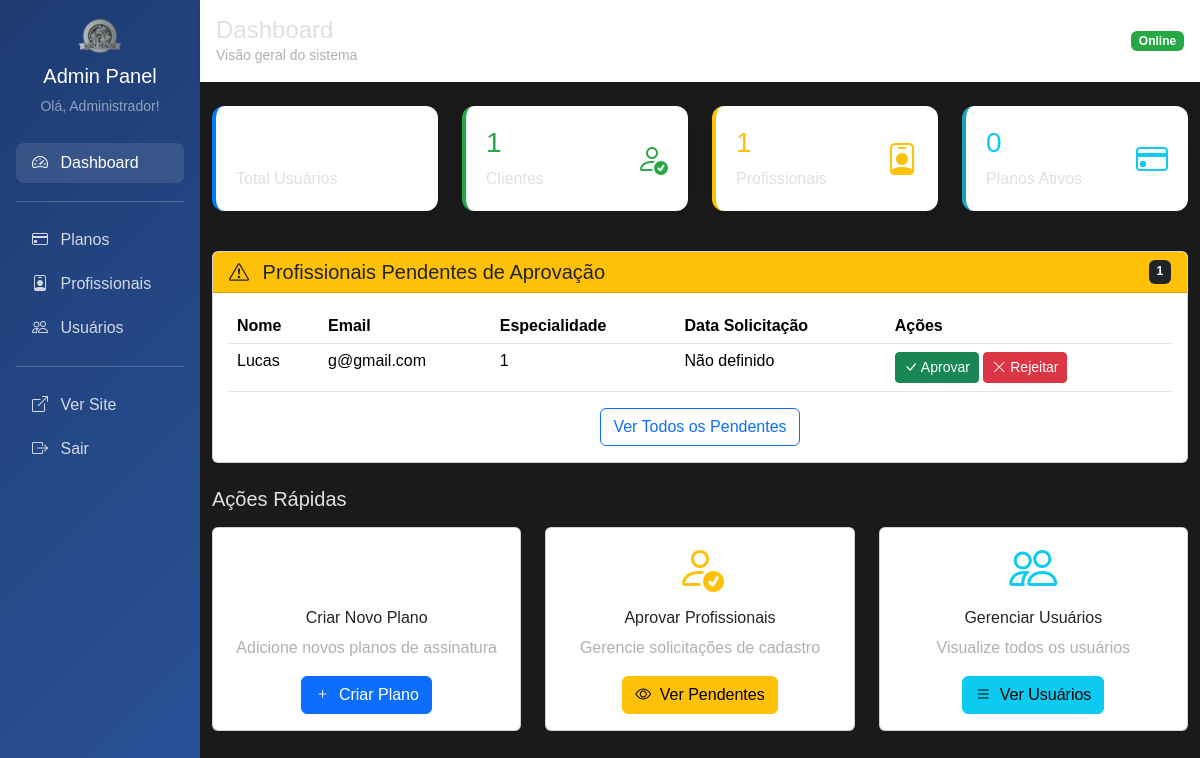
Before: /admin (signed in) with the older database file.
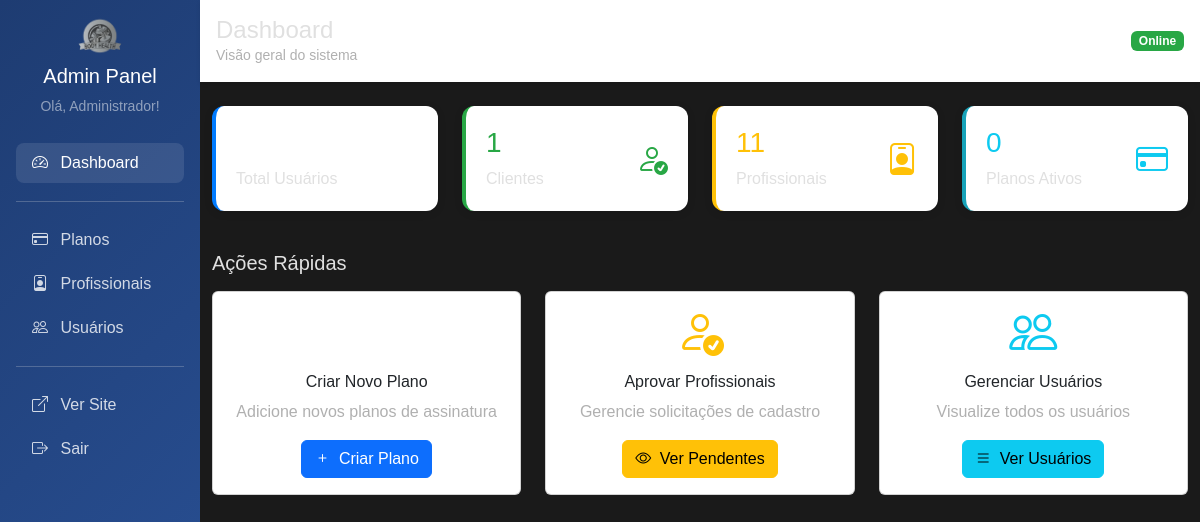
After: the same page with the newer database file.
### tables this page shows
CREATE TABLE profissional (
    id INTEGER PRIMARY KEY,
    especialidade TEXT NOT NULL,
    registro_profissional TEXT,
    status TEXT DEFAULT 'pendente',
    data_solicitacao TIMESTAMP DEFAULT CURRENT_TIMESTAMP,
    data_aprovacao TIMESTAMP,
    aprovado_por INTEGER,
    FOREIGN KEY (id) REFERENCES usuario(id),
    FOREIGN KEY (aprovado_por) REFERENCES usuario(id)
);

CREATE TABLE usuario (
    id INTEGER PRIMARY KEY AUTOINCREMENT,
    nome TEXT NOT NULL,
    email TEXT UNIQUE NOT NULL,
    senha TEXT NOT NULL,
    perfil TEXT NOT NULL DEFAULT 'cliente',
    foto TEXT,
    token_redefinicao TEXT,
    data_token TIMESTAMP,
    data_cadastro TIMESTAMP DEFAULT CURRENT_TIMESTAMP
);

### main.py (the view)
@app.get("/admin")
@requer_autenticacao(['admin'])
async def admin_dashboard(request: Request, usuario_logado: dict = None):
    total_usuarios = len(usuario_repo.obter_todos())
    total_clientes = len(cliente_repo.obter_todos())
    total_profissionais = len(profissional_repo.obter_todos())
    total_planos = len(plano_repo.obter_todos())
    profissionais_pendentes = profissional_repo.obter_pendentes()
    estatisticas = {
        "total_usuarios": total_usuarios,
        "total_clientes": total_clientes,
        "total_profissionais": total_profissionais,
        "total_planos": total_planos,
        "profissionais_pendentes": len(profissionais_pendentes)
    }
    return templates.TemplateResponse("admin/dashboard.html", {
        "request": request,
        "usuario": usuario_logado,
        "estatisticas": estatisticas,
        "profissionais_pendentes": profissionais_pendentes[:5]  # Últimos 5
    })

### templates/admin/dashboard.html (shortened to what the changed rows need)
{% extends "admin/base_admin.html" %}
{% block content %}
    <div class="row mb-4">
        <div class="col-md-3 mb-3">
            <div class="stats-card warning">
                <div class="d-flex justify-content-between">
                    <div>
                        <h3 class="text-warning">{{ estatisticas.total_profissionais }}</h3>
                        <p class="mb-0">Profissionais</p>
                    </div>
                </div>
            </div>
        </div>
    </div>
    {% if estatisticas.profissionais_pendentes > 0 %}
    <div class="row mb-4">
        <div class="col-12">
            <div class="card">
                <div class="card-header bg-warning text-dark d-flex justify-content-between">
                    <h5 class="mb-0">
                        <i class="bi bi-exclamation-triangle me-2"></i>
                        Profissionais Pendentes de Aprovação
                    </h5>
                    <span class="badge bg-dark">{{ estatisticas.profissionais_pendentes }}</span>
                </div>
                <div class="card-body">
                    {% if profissionais_pendentes %}
                        <div class="table-responsive">
                            <table class="table table-hover">
                                <thead>
                                    <tr>
                                        <th>Nome</th>
                                        <th>Email</th>
                                        <th>Especialidade</th>
                                        <th>Data Solicitação</th>
                                        <th>Ações</th>
                                    </tr>
                                </thead>
                                <tbody>
                                    {% for prof in profissionais_pendentes %}
                                    <tr>
                                        <td>{{ prof.nome }}</td>
                                        <td>{{ prof.email }}</td>
                                        <td>{{ prof.especialidade }}</td>
                                        <td>{{ prof.data_solicitacao[:10] if prof.data_solicitacao else "Não definido" }}</td>
                                        <td>
                                            <form method="post" action="/admin/profissionais/aprovar/{{ prof.id }}" class="d-inline">
                                                <button type="submit" class="btn btn-success btn-sm">
                                                    <i class="bi bi-check-lg"></i> Aprovar
                                                </button>
                                            </form>
                                            <form method="post" action="/admin/profissionais/rejeitar/{{ prof.id }}" class="d-inline">
                                                <button type="submit" class="btn btn-danger btn-sm">
                                                    <i class="bi bi-x-lg"></i> Rejeitar
                                                </button>
                                            </form>
                                        </td>
                                    </tr>
                                    {% endfor %}
                                </tbody>
                            </table>
                        </div>
                        <div class="text-center">
                            <a href="/admin/profissionais/pendentes" class="btn btn-outline-primary">
                                Ver Todos os Pendentes
                            </a>
                        </div>
                    {% endif %}
                </div>
            </div>
        </div>
    </div>
    {% endif %}
{% endblock %}

Changed rows visible on the page:
no longer on this page (row edited): profissional: nome "Lucas", email "g@gmail.com", especialidade "1", data_solicitacao "Não definido"
Other visible differences:
{{ estatisticas.total_profissionais }}: "1" → "11"
{{ estatisticas.profissionais_pendentes }}: "1" → (not shown)
text no longer shown: "Profissionais Pendentes de Aprovação Nome Email Especialidade Data Solicitação Ações Ver Todos os Pendentes"
